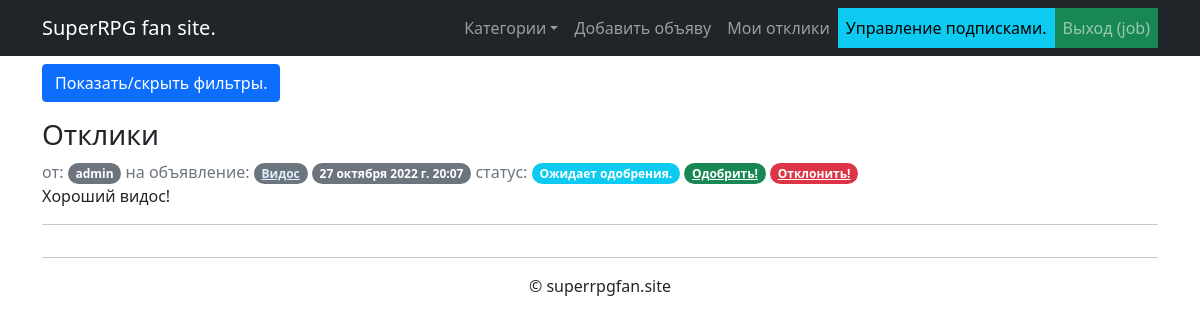
The app's page /my_replies (signed in) with its own data.
### guild_site/models.py (models this page shows, shortened)
class BaseModel(models.Model):
    objects = models.Manager()
    class Meta:
        abstract = True

class Reply(BaseModel):
    user = models.ForeignKey(SiteUser, on_delete=models.CASCADE)
    post = models.ForeignKey(Post, on_delete=models.CASCADE)
    body = models.TextField()
    approved = models.BooleanField(null=True, default=None)
    created = models.DateTimeField(auto_now_add=True, editable=False)
    class Meta:
        ordering = ['-created']
        indexes = [models.Index(fields=['post', 'created']),
                   models.Index(fields=['user', '-created']),]

class SiteUser(BaseModel):
    user = models.OneToOneField(User, primary_key=True, on_delete=models.CASCADE)
    username = models.CharField(max_length=100, unique=True)  # copied from auth.user to avoid loading SiteUser.User
    is_editor = models.BooleanField(default=False)            # for every post/comment in template rendering
    date_registered = models.DateTimeField(auto_now_add=True, editable=False)
    is_activated = models.BooleanField(default=False)
    subscription = models.ManyToManyField('MailingList', through='MailingListSubscribers')
    class Meta:
        ordering = ['date_registered']
    def __str__(self):
        return self.username

class Post(BaseModel):
    user = models.ForeignKey(SiteUser, on_delete=models.CASCADE)
    title = models.CharField(max_length=200)
    body = RichTextUploadingField()
    category = models.ForeignKey(Category, on_delete=models.SET_NULL, null=True)
    created = models.DateTimeField(auto_now_add=True, editable=False)
    class Meta:
        ordering = ['-created']
        indexes = [models.Index(fields=['category', '-created']),
                   models.Index(fields=['-created']),
                   models.Index(fields=['user'])]
    def __str__(self):
        return f'Post "{self.title}" by user {self.user.username}'

### guild_site/views.py (the view)
# urls.py: path('my_replies', my_replies_view, name='my_replies'),
@login_required
def my_replies_view(request):
    user = request.user.siteuser
    replies = Reply.objects.prefetch_related('post', 'post__category').filter(post__user=user).order_by(F('approved').desc(nulls_first=True), '-created')
    filtered_replies = ReplyFilter(request.GET, user=user, queryset=replies)
    return render(request, 'my_replies.html', {'replies': filtered_replies.qs,
                                               'reply_browser': True,
                                               'filterset': filtered_replies})

### guild_site/templatetags/customfilters.py (called while the page is built)
@register.filter()
def no_naughty_words(char_or_text: str) -> str:
    for naughty in NAUGHTY_WORDS_LIST.keys():
        char_or_text = re.sub(naughty,
                              NAUGHTY_WORDS_LIST[naughty],
                              char_or_text,
                              flags=re.IGNORECASE)
    return char_or_text

@register.simple_tag
def define(val=None):
  return val

### guild_site/views.py (called while the page is built)
def add_categories_to_context(request):
    return {'categories': Category.objects.all()}

### templates/my_replies.html (shortened to what this page needs)
{% extends 'default.html' %}
{% load customfilters %}
{% block content %}
{% if not post %}
<div class="filters">
    <p>
  <button class="btn btn-primary" type="button" data-bs-toggle="collapse" data-bs-target="#collapseFilters" aria-expanded="false" aria-controls="collapseFilters">
    Показать/скрыть фильтры.
  </button>
</p>
{% endif %}
    {% include 'replies.html' with link_related_post=True %}
{% endblock content %}

### templates/default.html (shortened to what this page needs)
{% load account %}
{% load customfilters %}
{% load cache %}
{% cache 500 header request.user.username request.user.siteuser.is_activated request.user.siteuser.is_editor %}
<!DOCTYPE html>
<html lang="ru">
    <head>
        {% load static %}
        {% block style %}
            <link href="{% static 'css/styles.css' %}" rel="stylesheet" />
        {% endblock style %}
    </head>
    <body>
        <nav class="navbar navbar-expand-lg navbar-dark bg-dark">
            <div class="container">
                <a class="navbar-brand" href="/">SuperRPG fan site. </a>
                <div class="collapse navbar-collapse" id="navbarSupportedContent">
                    <ul class="navbar-nav ms-auto mb-2 mb-lg-0">
                        <li class="nav-item dropdown">
                            <a class="nav-link dropdown-toggle" data-bs-toggle="dropdown" href="#" role="button" aria-expanded="false">Категории</a>
                        </li>
                        {% if user.is_authenticated %}
                            {% if perms.guild_site.add_post %}
                                <li class="nav-item"><a class="nav-link" href="{% url 'new_post' %}">Добавить объяву</a></li>
                                <li class="nav-item"><a class="nav-link" href="{% url 'my_replies' %}">Мои отклики</a></li>
                            {% else %}
                                <li class="nav-item"><a class="nav-link" href="{% url 'verify_user' %}">Завершить регистрацию.</a></li>
                            {% endif %}
                            <li class="nav-item bg-info"><a class="nav-link text-black text-bold" href="{% url 'subscriptions' %}">Управление подписками.</a></li>
                            <li class="nav-item bg-success"><a class="nav-link" href="{% url 'account_logout' %}">Выход ({% user_display user %})</a></li>
                        {% else %}
                            <li class="nav-item bg-success"><a class="nav-link text-black text-bold" href="{% url 'account_login' %}">Вход</a></li>
                            <li class="nav-item bg-info"><a class="nav-link text-black text-bold" href="{% url 'account_signup' %}">Регистрация</a></li>
                        {% endif %}
                    </ul>
                </div>
            </div>
        </nav>
       <div class="container">
               <div class="col-lg-12">
                   {% endcache %}
                    {% block content %}{% endblock content %}
                {% cache 500 footer %}
               </div>
           </div>
           <div class="row">
               <div class="col-lg-12 text-center">
                   <hr>
                   <p>&copy; superrpgfan.site</p>
               </div>
           </div>
    </body>
</html>
{% endcache %}

### templates/replies.html (shortened to what this page needs)
{% load customfilters %}
<div class="comments">
<h3>Отклики</h3>
      {% for comment in replies %}
            {% if reply_browser %}
                {% define comment.post as post %}
            {% endif %}
            {% if request.user.pk == post.user.pk or request.user.pk == comment.user.pk or comment.approved %}
            <div class="comment-badges">
                <span class="text-muted">от:</span>
                 <span class="badge rounded-pill bg-secondary">{{ comment.user }}</span>
                {%if link_related_post%}
                    <span class="text-muted">на объявление:</span>
                        <span class="badge rounded-pill bg-secondary"><a href="{% url 'show_post' comment.post.category.slug comment.post.pk %}" style="color:#DDEEFF">{{ comment.post.title|truncatewords:5 }}</a></span>
                {%endif%}
                <span class="badge rounded-pill bg-secondary">{{ comment.created|date:"DATETIME_FORMAT"|default:"из недалекого будущего" }}</span>
                <span class="text-muted">статус:</span>
                {% if comment.approved is None %}
                    <span class="badge rounded-pill bg-info">Ожидает одобрения.</span>
                    {% if request.user.pk == post.user.pk %}
                        <span class="badge rounded-pill bg-success"><a href="{% url 'reply_status' %}?return_to={{request.path}}&reply={{comment.id}}&vote=True" class="text-white">Одобрить!</a></span>
                        <span class="badge rounded-pill bg-danger"><a href="{% url 'reply_status' %}?return_to={{request.path}}&reply={{comment.id}}&vote=" class="text-white">Отклонить!</a></span>
                    {% endif %}
                {% elif comment.approved %}
                    <span class="badge rounded-pill bg-success">Одобрено!</span>
                {% else %}
                    <span class="badge rounded-pill bg-warning">Отклонено!</span>
                {% endif %}
            </div>
            <div class="comment-body">
                {{ comment.body |  no_naughty_words}}
            </div>
      <hr>
        {% endif %}
      {% endfor %}
</div>

### records on screen
Reply: user "admin", post "Видос", created "27 октября 2022 г. 20:07", body|no_naughty_words "Хороший видос!"
